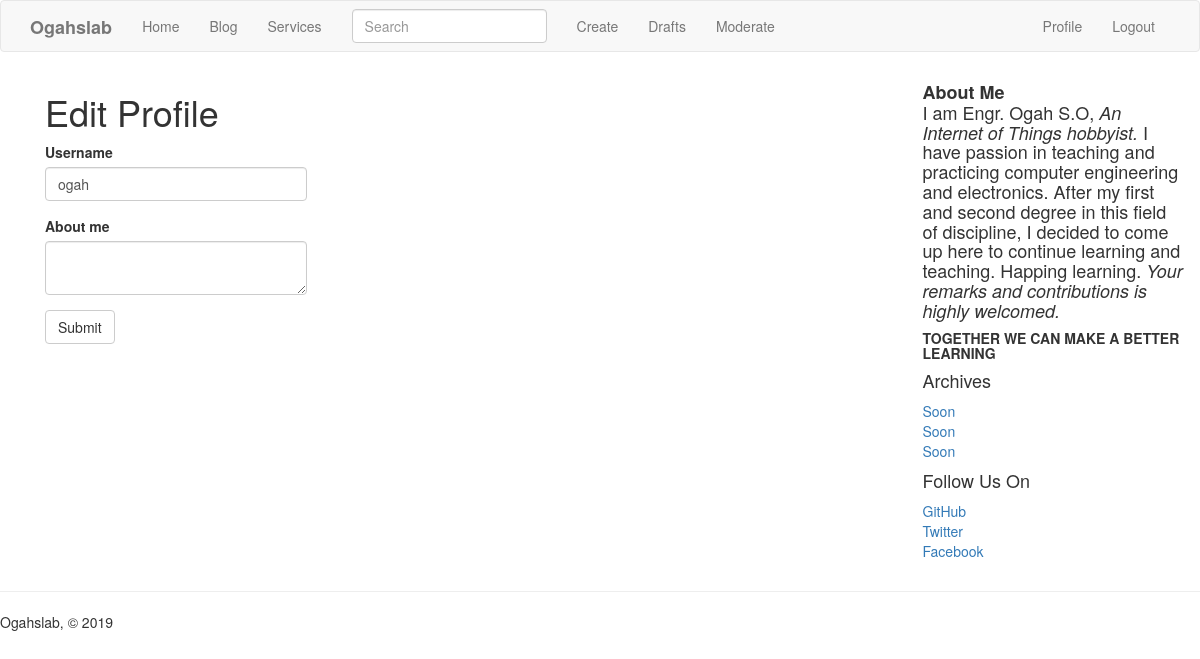
The page /edit_profile (signed in) on the database as committed earlier.
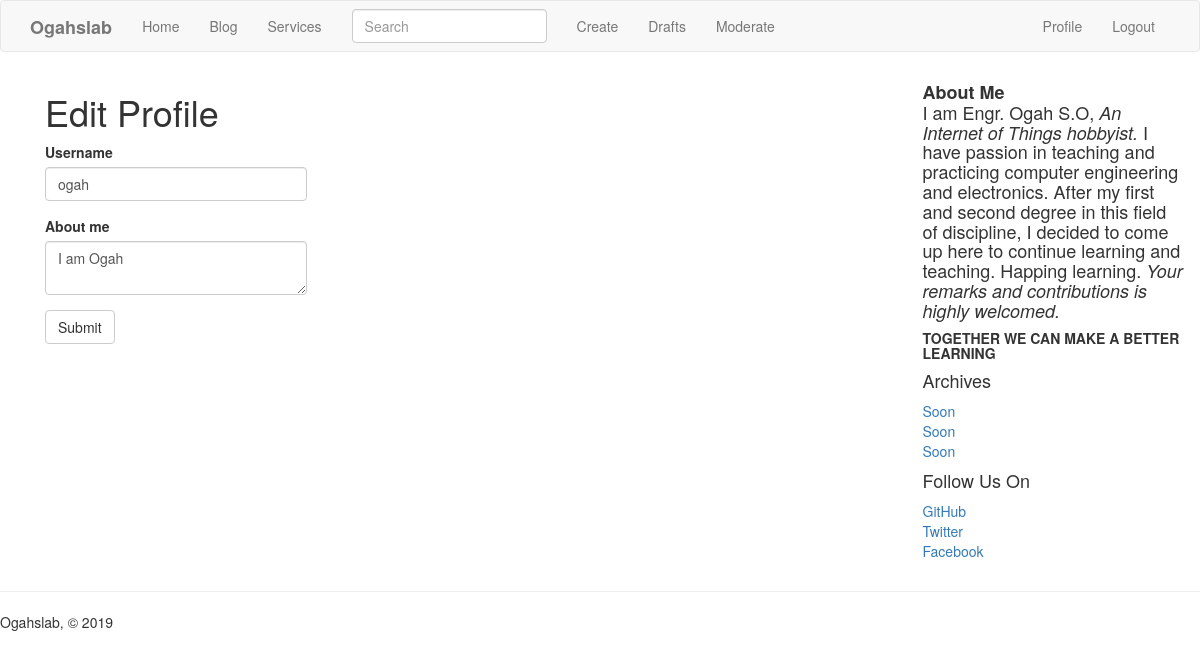
The same page on the database as committed later.
### app/models.py (models this page shows, shortened)
class PaginatedAPIMixin(object):
    @staticmethod
    def to_collection_dict(query, page, per_page, endpoint, **kwargs):
        resources = query.paginate(page, per_page, False)
        data = {
            'items': [item.to_dict() for item in resources.items],
            '_meta': {
                'page': page,
                'per_page': per_page,
                'total_pages': resources.pages,
                'total_items': resources.total
            },
            '_links': {
                'self': url_for(endpoint, page=page, per_page=per_page,
                                **kwargs),
                'next': url_for(endpoint, page=page + 1, per_page=per_page,
                                **kwargs) if resources.has_next else None,
                'prev': url_for(endpoint, page=page - 1, per_page=per_page,
                                **kwargs) if resources.has_prev else None
            }
        }
        return data

class User(UserMixin,PaginatedAPIMixin, db.Model):
    __tablename__ = 'user'
    id = db.Column(db.Integer, primary_key=True)
    username = db.Column(db.String(64), index=True, unique=True)
    email = db.Column(db.String(120), index=True, unique=True)
    password_hash = db.Column(db.String(128))
    role_id = db.Column(db.Integer, db.ForeignKey('roles.id'))
    posts = db.relationship('Post', backref='author', lazy='dynamic')
    about_me = db.Column(db.String(140))
    last_seen = db.Column(db.DateTime, default=datetime.utcnow)
    token = db.Column(db.String(32), index=True, unique=True)
    token_expiration = db.Column(db.DateTime)
    followed = db.relationship(
        'User', secondary=followers,
        primaryjoin=(followers.c.follower_id == id),
        secondaryjoin=(followers.c.followed_id == id),
        backref=db.backref('followers', lazy='dynamic'), lazy='dynamic')
    comments = db.relationship('Comment', backref='author', lazy='dynamic')
    def can(self, perm):
        return self.role is not None and self.role.has_permission(perm)
    def ping(self):
        self.last_seen = datetime.utcnow()
        db.session.add(self)

### app/main/routes.py (the view, shortened to what this page needs)
@main.route('/edit_profile', methods=['GET', 'POST'])
@login_required
def edit_profile():
    form = EditProfileForm()
    form.username.data = current_user.username
    form.about_me.data = current_user.about_me
    return render_template('edit_profile.html', title=_('Edit Profile'),
                           form=form)

### app/main/forms.py
class SearchForm(FlaskForm):
    q = StringField(_l('Search'),validators=[DataRequired()])
    def __init__(self,*args,**kwargs):
        if 'formdata' not in kwargs:
            kwargs['formdata'] = request.args
        if 'csrf_enabled' not in kwargs:
            kwargs['csrf_enabled'] = False
        super(SearchForm,self).__init__(*args,**kwargs)

class EditProfileForm(FlaskForm):
    username = StringField(_l('Username'), validators=[DataRequired()])
    about_me = TextAreaField(_l('About me'),
                             validators=[Length(min=0, max=140)])
    submit = SubmitField(_l('Submit'))

### app/auth/routes.py (called while the page is built)
@auth.before_app_request
def before_request():
    if current_user.is_authenticated:
        current_user.ping()

### app/main/__init__.py (called while the page is built)
@main.app_context_processor
def inject_permissions():
    return dict(Permission=Permission)

### app/main/routes.py (called while the page is built)
@main.before_app_request
def before_request():
    if current_user.is_authenticated:
        current_user.last_seen = datetime.utcnow()
        db.session.commit()
    g.search_form = SearchForm()
    g.locale = str(get_locale())

### app/models.py (called while the page is built)
@login.user_loader
def load_user(id):
    return User.query.get(int(id))

    def has_permission(self, perm):
        return self.permissions & perm == perm

### app/templates/edit_profile.html (shortened to what this page needs)
{% extends "base.html" %}
{% import 'bootstrap/wtf.html' as wtf %}
{% block app_content %}
    <h1>{{ _('Edit Profile') }}</h1>
    <div class="row">
        <div class="col-md-4">
            {{ wtf.quick_form(form) }}
        </div>
    </div>
{% endblock %}

Rows that differ between the two databases and show on the page:
changed User "ogah": about_me (not shown) → "I am Ogah"
